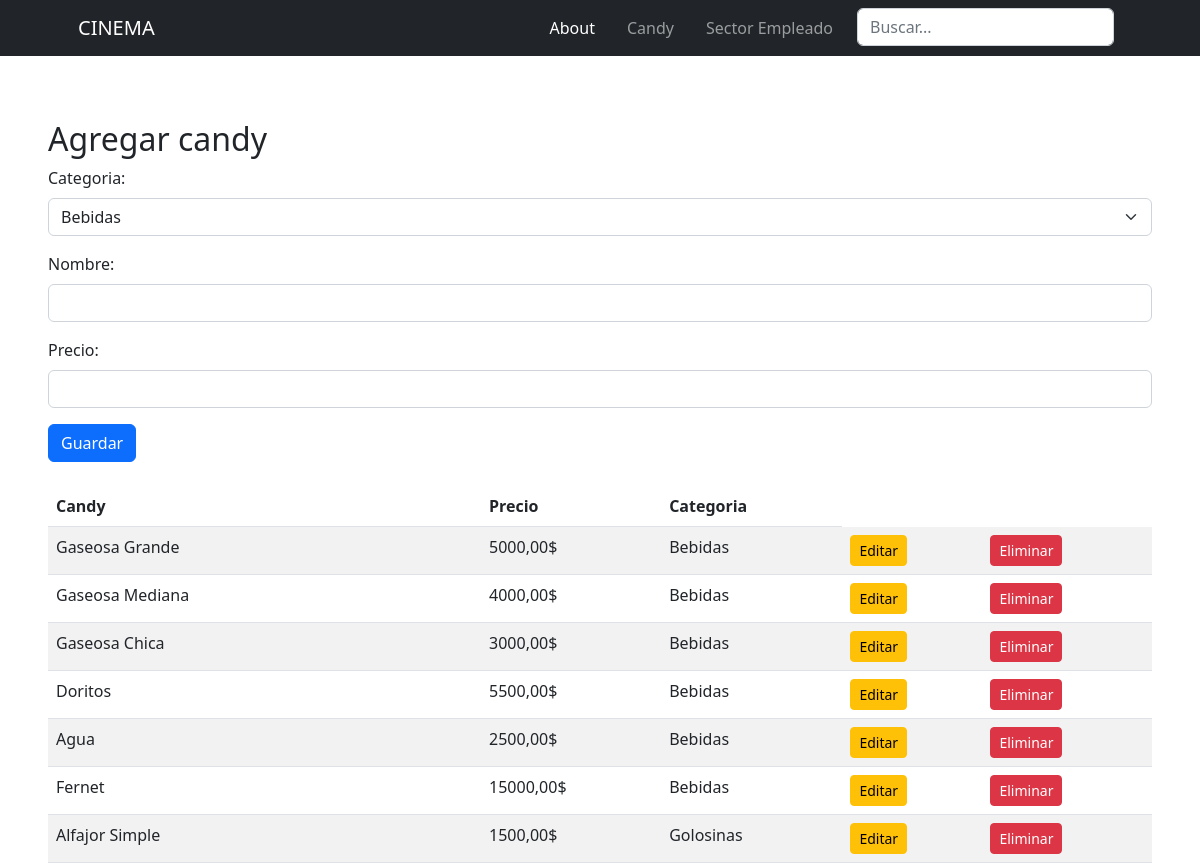
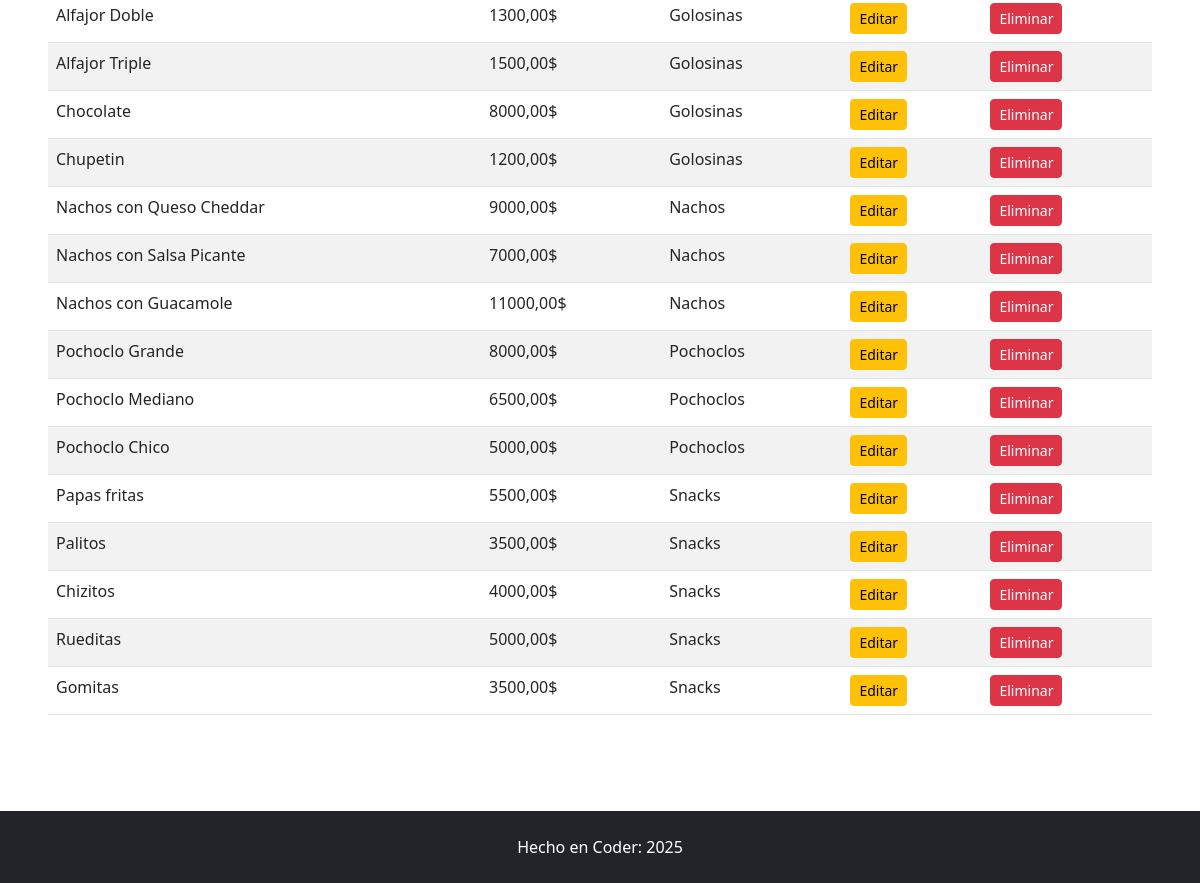
/empleados/, run on the app's committed database (2 pictures, top to bottom).
### candy/models.py (models this page shows)
class Candy(models.Model):
    categoria = models.ForeignKey(CategoriaCandy, on_delete=models.CASCADE, default=1)
    nombre = models.CharField(max_length=100)
    precio = models.DecimalField(max_digits=10, decimal_places=2)

class CategoriaCandy(models.Model):
    nombre = models.CharField(max_length=50)
    def __str__(self):
        return f'{self.nombre}'

### candy/views.py (the view)
# urls.py: path('empleados/', views.empleados, name='empleados'),
def empleados(request):
    if request.method == "POST":
        form = forms.CandyForm(request.POST)
        if form.is_valid():
            form.save()
            return redirect('candy:empleados')
    else:
        form = forms.CandyForm()
    candy = Candy.objects.all().order_by('categoria__nombre')
    return render(request, 'candy/empleados.html', {'form': form, 'candy': candy})

### candy/forms.py
class CandyForm(forms.ModelForm):
    class Meta:
        model = models.Candy
        fields = "__all__"

### candy/templates/candy/empleados.html (shortened to what this page needs)
{% extends 'candy/base.html' %}
        {% block content %}
        {% load static %}
        <form method="post" class="mt-3">
            <h2>Agregar candy</h2>
            <div class="mb-3">
                <label for="{{ form.categoria.id_for_label }}" class="form-label">Categoria:</label>
                <select class="form-select" id="{{ form.categoria.id_for_label }}" name="{{ form.categoria.name }}" required>
                    {% for categoria in form.categoria.field.queryset.all %}
                        <option value="{{ categoria.id }}">{{ categoria.nombre }}</option>
                    {% endfor %}
                </select>
            </div>
            <div class="mb-3">
                <label for="{{ form.nombre.id_for_label }}" class="form-label">Nombre:</label>
                <input type="text" class="form-control" id="{{ form.nombre.id_for_label }}" name="{{ form.nombre.name }}" required {% if form.errors.nombre %}aria-describedby="nombreHelp" {% endif %}>
            </div>
            <div class="mb-3">
                <label for="{{ form.precio.id_for_label }}" class="form-label">Precio:</label>
                <input type="number" class="form-control" id="{{ form.precio.id_for_label }}" name="{{ form.precio.name }}" required {% if form.errors.precio %}aria-describedby="precioHelp" {% endif %}>
            </div>
            <button type="submit" class="btn btn-primary">Guardar</button>
        </form>
        <br>
        <table class="table table-striped">
            <thead>
                <tr>
                    <th>Candy</th>
                    <th>Precio</th>
                    <th>Categoria</th>
                </tr>
            </thead>
            <tbody>
            {% for c in candy %}
                <tr>
                    <td>{{c.nombre}}</td>
                    <td>{{c.precio}}$</td>
                    <td>{{c.categoria}}</td>
                    <td><a href="{% url 'candy:candy_update' c.id %}" class="btn btn-sm btn-warning">Editar</a></td>
                    <td><a href="{% url 'candy:candy_delete' c.id %}" class="btn btn-sm btn-danger">Eliminar</a></td>
                </tr>
            {% endfor %}
            </tbody>
        </table>
        {% endblock content %}

### data on the page
Candy: nombre "Gaseosa Grande", precio "5000,00", categoria "Bebidas"
Candy: nombre "Gaseosa Mediana", precio "4000,00", categoria "Bebidas"
Candy: nombre "Gaseosa Chica", precio "3000,00", categoria "Bebidas"
Candy: nombre "Doritos", precio "5500,00", categoria "Bebidas"
Candy: nombre "Agua", precio "2500,00", categoria "Bebidas"
Candy: nombre "Fernet", precio "15000,00", categoria "Bebidas"
Candy: nombre "Alfajor Simple", precio "1500,00", categoria "Golosinas"
Candy: nombre "Alfajor Doble", precio "1300,00", categoria "Golosinas"
Candy: nombre "Alfajor Triple", precio "1500,00", categoria "Golosinas"
Candy: nombre "Chocolate", precio "8000,00", categoria "Golosinas"
Candy: nombre "Chupetin", precio "1200,00", categoria "Golosinas"
Candy: nombre "Nachos con Queso Cheddar", precio "9000,00", categoria "Nachos"
Candy: nombre "Nachos con Salsa Picante", precio "7000,00", categoria "Nachos"
Candy: nombre "Nachos con Guacamole", precio "11000,00", categoria "Nachos"
Candy: nombre "Pochoclo Grande", precio "8000,00", categoria "Pochoclos"
Candy: nombre "Pochoclo Mediano", precio "6500,00", categoria "Pochoclos"
Candy: nombre "Pochoclo Chico", precio "5000,00", categoria "Pochoclos"
Candy: nombre "Papas fritas", precio "5500,00", categoria "Snacks"
Candy: nombre "Palitos", precio "3500,00", categoria "Snacks"
Candy: nombre "Chizitos", precio "4000,00", categoria "Snacks"
Candy: nombre "Rueditas", precio "5000,00", categoria "Snacks"
Candy: nombre "Gomitas", precio "3500,00", categoria "Snacks"

### other printed values
form field categoria "Bebidas"
